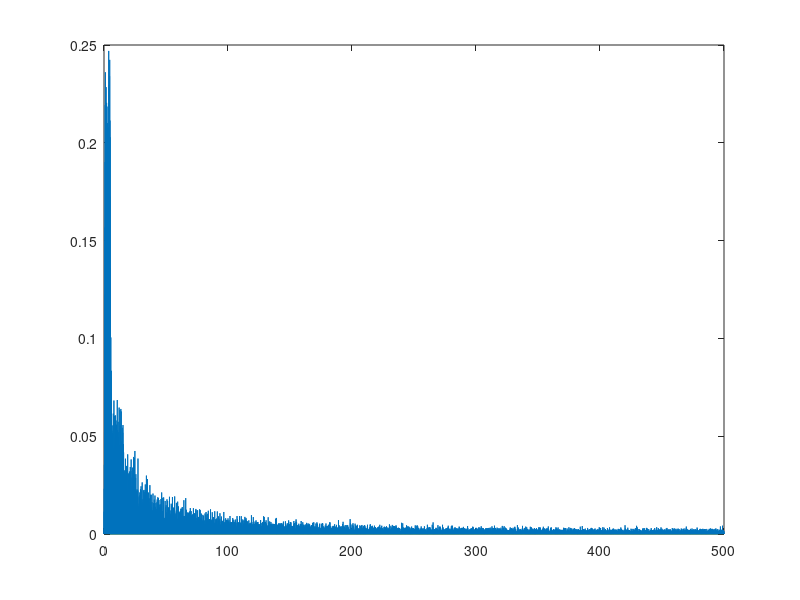
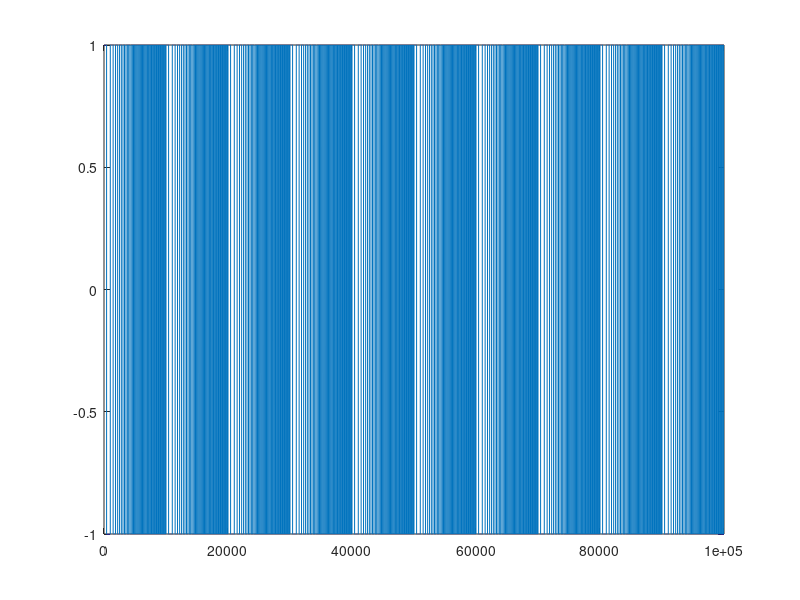

Write MATLAB code to recreate these figures, in order.
clear all
clc
close all

pkg load signal

Fs = 1000;
T = 1/Fs;
L = 10000;
t = (0:L-1)*T;

%S=(chirp(t,0.5,20,10));
S=sign(chirp(t,0.5,20,10));
S=[S S S S S S S S S S];
L=10*L;
%X = S + 2*randn(size(t));
X = S;

Y = fft(X);
u=ifft(Y);
P2 = (Y/L);
P1 = P2(1:L/2+1);
P1(2:end-1) = 2*P1(2:end-1);
f = Fs*(0:(L/2))/L;


plot(f,abs((P1)));
figure(2)
plot(X)